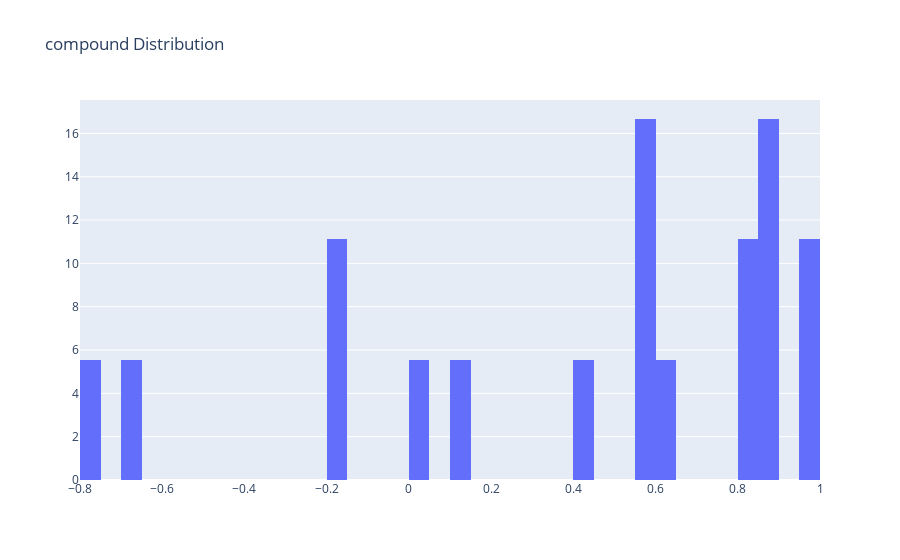

Source (notebook cell):
### Code cell
# defining data
trace = go.Histogram(x=df['compound'],nbinsx=40,histnorm='percent')
data = [trace]
# defining layout
layout = go.Layout(title="compound Distribution")
# defining figure and plotting
fig = go.Figure(data = data,layout = layout)
iplot(fig)

### Figure 1 — Plotly figure (JSON) as saved in the notebook; plotly's stock layout.template omitted (floating-point values rounded to 4 significant figures)
{"data": [{"histnorm": "percent", "nbinsx": 40, "type": "histogram", "x": [-0.7783, -0.1531, -0.1531, 0.8303, 0.4019, 0.8303, 0.9636, 0.891, -0.6524, 0.5574, 0.1027, 0, 0.6369, 0.891, 0.891, 0.5574, 0.9636, 0.5574]}], "layout": {"title": {"text": "compound Distribution"}}}
